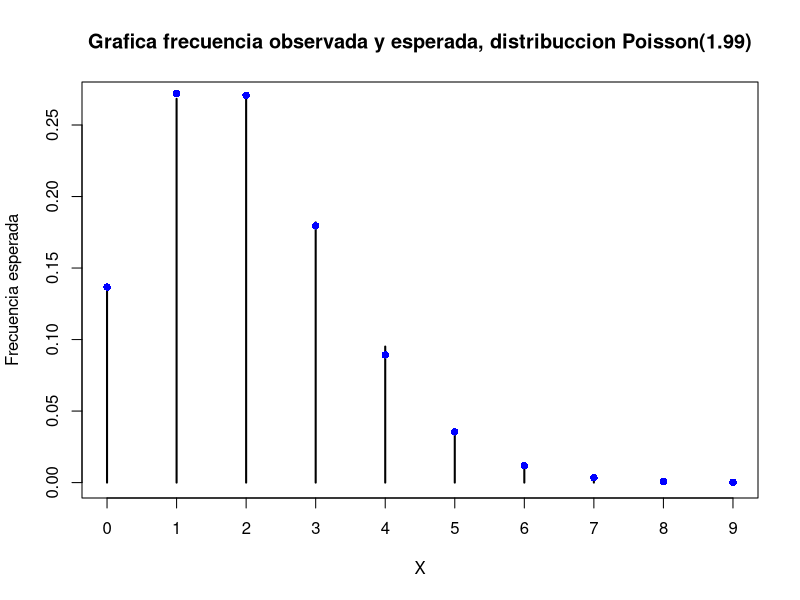
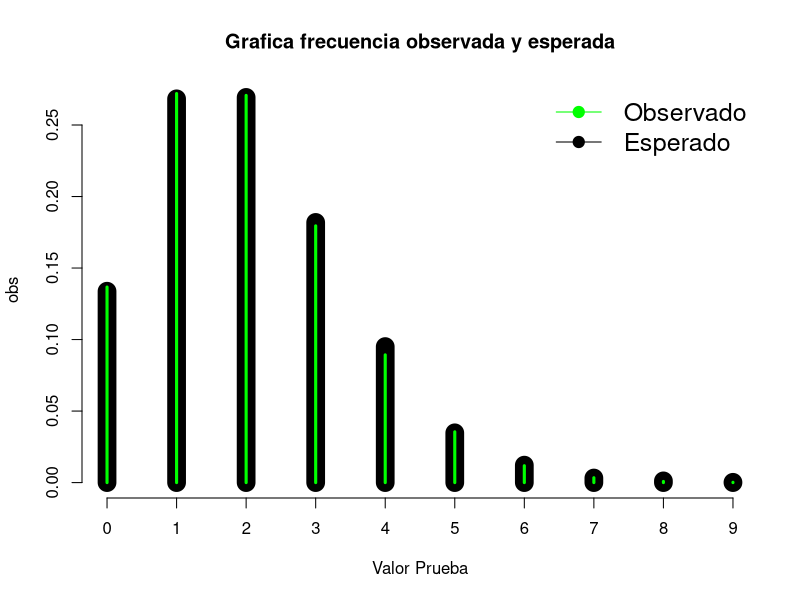
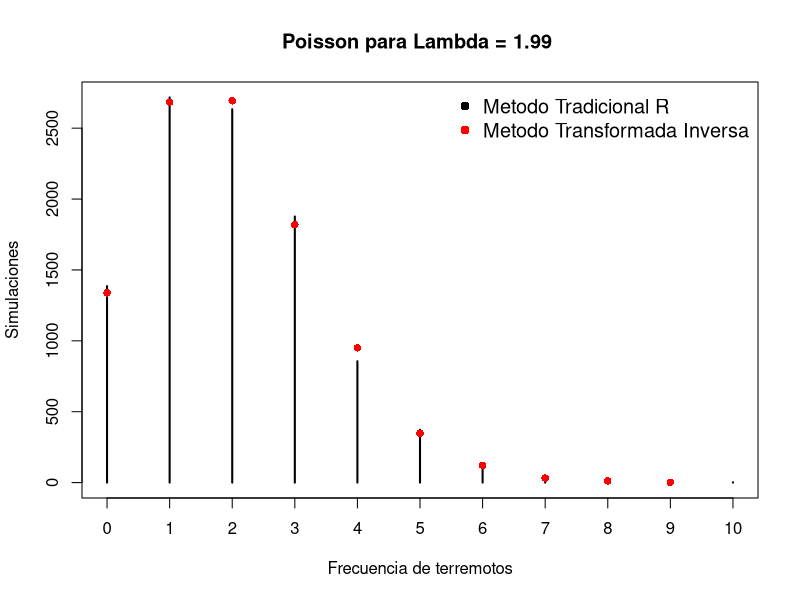
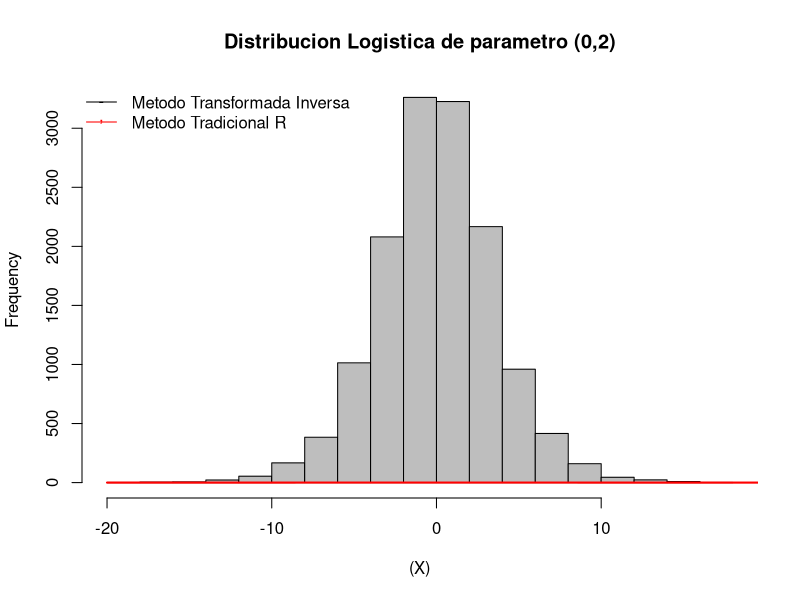
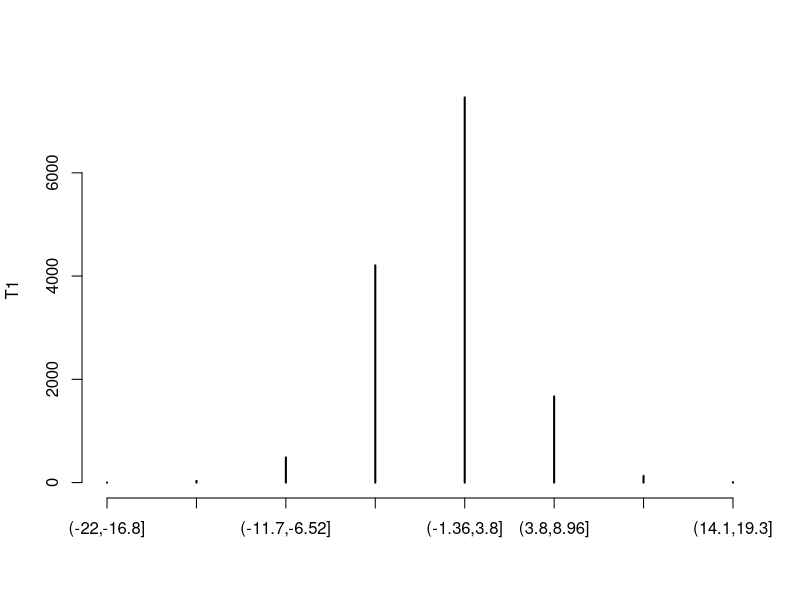

Reproduce these figures in R, in order. (Note: this script raises an error after producing the figures.)
#-----------------------------------#
# Kevin Steven Garcia Chica
# Cesar A. Saavedra 
# Simulacion Estadistica Trabajo 1
#-----------------------------------#
suppressMessages(library(ggplot2))

#-----------------------------------#
# Distribucion Poisson:
#-----------------------------------#
nsim=10000
l=1.99 #Parametro del articulo, Media de terremotos por a??o.

# Poisson con R #
RP <- rpois(nsim,l)

# Poisson con metodo propio #
N=nsim
X<-c()
for (j in 1:N) {
  U<-runif(1)
  i=0 ; F=P=exp(-l)
  while (U>=F) {
    P=(l/(i+1))*P
    F=F+P
    i=i+1
  }
  X[j]=i
}

#Pruebas de bondad de ajuste:
Z<-table(X)
obs<-Z/length(X)  #Observado
prob<-round(dpois(seq(0,9),1.99),4) #Esperado
#Gr?fica comparativa:
x11()
plot(obs,main="Grafica frecuencia observada y esperada, distribuccion Poisson(1.99)", ylab="Frecuencia esperada")
points(seq(0,9),prob, col="blue", pch=16, lwd=3)

#Prueba de bondad de ajuste chi cuadrado:
est<-sum((obs-prob)^2/prob)  #Estadistico de prueba
valorp<-1-pchisq(est,9)
qchisq(0.95,8)   #Valor critico
pchisq(est,9,lower.tail = F) #Otra forma de sacar la probabilidad mayor que.

#Grafico#
plot(obs, type="h", lwd=18, col="black", main="Grafica frecuencia observada y esperada",
     xlab="Valor Prueba", Ylab="Valor Prueba de bondad de ajuste", bty="n")
points(seq(0,9),prob, lwd=3, col="green", type="h")
legend("topright",legend=c("Observado","Esperado"), 
       pch=c(19,19),col=c("green","black"), lty=1,2, bty="n", cex=1.5)

#Prueba de R:

#Grafico#
plot(table(RP), main="Poisson para Lambda = 1.99 ", xlab="Frecuencia de terremotos", ylab="Simulaciones")
points(seq(0,9), table(X), pch=16, col="red")
legend("topright",legend=c("Metodo Tradicional R","Metodo Transformada Inversa"), 
       pch=c(16, 16),col=c("black","red"), bty="n", cex=1.2)
#plot(table(X), main="Poisson(1.99) con el metodo propio", xlab="Magnitud", ylab="")


#-----------------------------------#
#Distribucion Logistic:
#-----------------------------------#
nsim2=14000
# M. tradicional #
L <- rlogis(nsim2, 0,2)

# Transformada Inversa #
a=0
b=2
U <- runif(nsim2,0,1)
X = a + b*log((U)/(1-U))
l=seq(-20,20, by=0.001)

#Grafico#
x11()
hist((X), main="Distribucion Logistica de parametro (0,2)", freq=F, col="grey", bty="n")
lines(l, dlogis(l,0,2), lwd=2, col="red")
legend("topleft",legend=c("Metodo Transformada Inversa","Metodo Tradicional R"), 
       pch=c("-,-"),col=c("black","red"), lty=1,2, bty="n")

#Generacion variable de respuesta Y:
Y<-c(rep(0,7000),rep(1,7000)) # 0:Clientes malos, 1:Clientes buenos

# Tabla de frecuencias
dat1 = L
n.cl=8
puntos = min(dat1)+(0:n.cl)*(max(dat1)-min(dat1))/n.cl
T1 = table(cut(dat1, breaks=puntos))
plot(T1)

dat2 = X
n.cl=8
puntos = min(dat)+(0:n.cl)*(max(dat2)-min(dat2))/n.cl
T2 = table(cut(dat2, breaks=puntos,right = T))
plot(T2)

#Prueba de bondad de ajuste kolmogorov para la logistic:
ks.test(X,'plogis',0,2)
